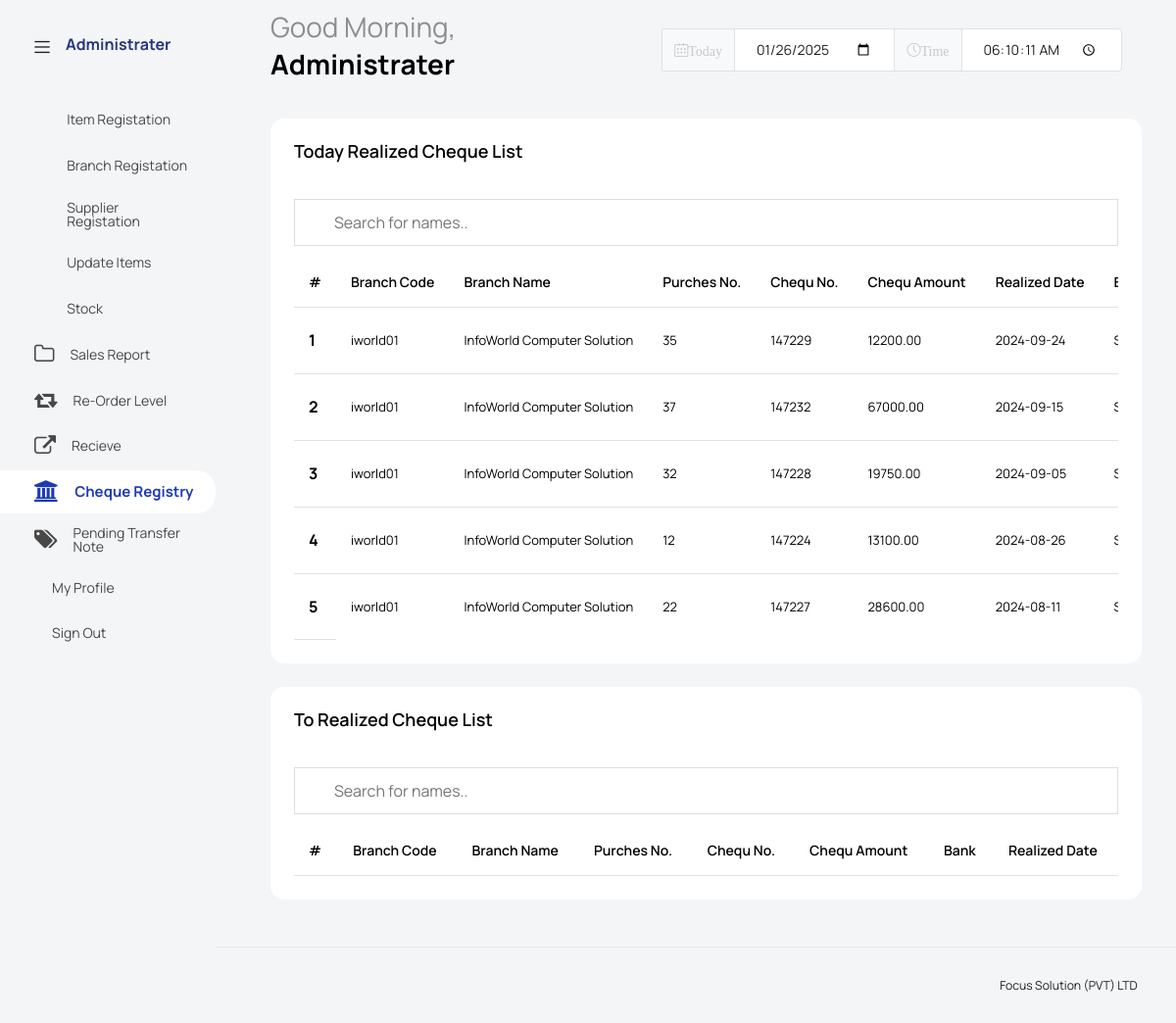
The app's page /dashboard/adminChequeReg.php (signed in) with its own data.
### tables this page shows
CREATE TABLE `payment_method` (
  `id` int(11) NOT NULL,
  `BrachCode` varchar(50) NOT NULL,
  `perchusNo` int(11) NOT NULL,
  `paymentMethod` varchar(10) NOT NULL,
  `paidAmount` double(10,2) NOT NULL,
  `chequeNo` varchar(50) NOT NULL DEFAULT 'N/A',
  `chequeDate` varchar(50) NOT NULL DEFAULT 'N/A',
  `BankName` varchar(100) NOT NULL,
  `Reserve` int(11) NOT NULL
);

CREATE TABLE `branches` (
  `branchCode` varchar(100) NOT NULL,
  `branchName` varchar(100) NOT NULL,
  `BranchAddress` varchar(500) NOT NULL,
  `BranchTel` varchar(30) NOT NULL,
  `purchesNo` int(11) NOT NULL DEFAULT 0,
  `trancferNo` int(11) NOT NULL,
  `billNo` int(11) NOT NULL,
  `returnNo` int(11) NOT NULL
);

### dashboard/adminChequeReg.php (the view, shortened to what this page needs)
<?php
require("db.php");
$lid = $_REQUEST['lid'];
$home = $_REQUEST['home'];
$select_admin = "select * from `user` where `lid`='".$lid."'";
$run_admin = mysqli_query($con,$select_admin);
$row_admin = mysqli_fetch_assoc($run_admin);
$ut = $row_admin['user_type'];
if($ut == 0){
    $ut = "Administrater";
} else if($ut == 1){
    $ut = "Manager";
} else if($ut == 2){
    $ut = "Cashier";
} else if($ut == 3){
    $ut = "Purchasing Officer";
}
?>
<!DOCTYPE html>
<html lang="en">
<head>
    <link rel="stylesheet" href="assets/vendors/feather/feather.css">
    <link rel="stylesheet" href="assets/vendors/mdi/css/materialdesignicons.min.css">
    <link rel="stylesheet" href="assets/vendors/ti-icons/css/themify-icons.css">
    <link rel="stylesheet" href="assets/vendors/font-awesome/css/font-awesome.min.css">
    <link rel="stylesheet" href="assets/vendors/typicons/typicons.css">
    <link rel="stylesheet" href="assets/vendors/simple-line-icons/css/simple-line-icons.css">
    <link rel="stylesheet" href="assets/vendors/css/vendor.bundle.base.css">
    <link rel="stylesheet" href="assets/vendors/bootstrap-datepicker/bootstrap-datepicker.min.css">
    <link rel="stylesheet" href="assets/vendors/datatables.net-bs4/dataTables.bootstrap4.css">
    <link rel="stylesheet" type="text/css" href="assets/js/select.dataTables.min.css">
    <link rel="stylesheet" href="assets/css/style.css">
</head>
<body class="with-welcome-text">
    <div class="container-scroller">
        <nav class="navbar default-layout col-lg-12 col-12 p-0 fixed-top d-flex align-items-top flex-row">
            <div class="text-center navbar-brand-wrapper d-flex align-items-center justify-content-start">
                <div class="me-3">
                    <button class="navbar-toggler navbar-toggler align-self-center" type="button"
                        data-bs-toggle="minimize">
                        <span class="icon-menu"></span>
                    </button>
                </div>
                <div>
                    <a class="navbar-brand brand-logo"
                        href="<?php echo $home; ?>?lid=<?php echo $lid; ?>&home=<?php echo $home; ?>">
                        <h5><b><?php echo $ut; ?></b></h5>
                    </a>
                </div>
            </div>
            <div class="navbar-menu-wrapper d-flex align-items-top">
                <ul class="navbar-nav">
                    <li class="nav-item fw-semibold d-none d-lg-block ms-0">
                        <?php
                            $currentHour = date('H');
                            if ($currentHour >= 6 && $currentHour < 12) {
                                $greeting = "Good Morning";
                            } elseif ($currentHour >= 12 && $currentHour < 18) {
                                $greeting = "Good Afternoon";
                            } else {
                                $greeting = "Good Evening";
                            }
                        ?>
                        <h1 class="welcome-text"><?php echo $greeting; ?>, <span
                                class="text-black fw-bold"><?php echo $ut; ?></span>
                        </h1>
                    </li>
                </ul>
                <ul class="navbar-nav ms-auto">
                    <li class="nav-item d-none d-lg-block">
                        <div id="datetimepicker-popup" class="input-group date datetimepicker navbar-datetime-picker">
                            <div class="input-group-prepend">
                                <span class="icon-calendar input-group-text "> Today</span>
                            </div>
                            <?php
                                $currentDate = date('Y-m-d');
                            ?>
                            <input type="date" class="form-control" value="<?php echo $currentDate; ?>">
                            <div class="input-group-prepend">
                                <span class="icon-clock input-group-text ">Time</span>
                            </div>
                            <?php
                                $currentTime = date('H:i:s');
                            ?>
                            <input type="time" class="form-control" value="<?php echo $currentTime; ?>" id="timeInput">
                        </div>
                    </li>
                </ul>
            </div>
        </nav>
        <div class="container-fluid page-body-wrapper">
            <nav class="sidebar sidebar-offcanvas" id="sidebar">
                <ul class="nav">
                    <li class="nav-item">
                        <a class="nav-link" href="adminIndex.php?lid=<?php echo $lid; ?>&home=<?php echo $home; ?>">
                            <i class="mdi mdi-grid-large menu-icon"></i>
                            <span class="menu-title">Item Registation</span>
                        </a>
                    </li>
                    <li class="nav-item">
                        <a class="nav-link" href="adminBranchReg.php?lid=<?php echo $lid; ?>&home=<?php echo $home; ?>">
                            <i class="mdi mdi-plus-circle menu-icon"></i>
                            <span class="menu-title">Branch Registation</span>
                        </a>
                    </li>
                    <li class="nav-item">
                        <a class="nav-link"
                            href="adminSupplierReg.php?lid=<?php echo $lid; ?>&home=<?php echo $home; ?>">
                            <i class="mdi mdi-account-group menu-icon"></i>
                            <span class="menu-title">Supplier <br> Registation</span>
                        </a>
                    </li>
                    <li class="nav-item">
                        <a class="nav-link"
                            href="adminUpdateItem.php?lid=<?php echo $lid; ?>&home=<?php echo $home; ?>">
                            <i class="mdi mdi-update menu-icon"></i>
                            <span class="menu-title">Update Items</span>
                        </a>
                    </li>
                    <li class="nav-item">
                        <a class="nav-link" href="adminStock.php?lid=<?php echo $lid; ?>&home=<?php echo $home; ?>">
                            <i class="menu-icon mdi mdi-chart-line"></i>
                            <span class="menu-title">Stock</span>
                        </a>
                    </li>
                    <li class="nav-item">
                        <a class="nav-link" href="adminBills.php?lid=<?php echo $lid; ?>&home=<?php echo $home; ?>">
                            <i class="menu-icon fa fa-folder-o"></i>
                            <span class="menu-title">Sales Report</span>
                        </a>
                    </li>
                    <li class="nav-item">
                        <a class="nav-link" href="adminReorder.php?lid=<?php echo $lid; ?>&home=<?php echo $home; ?>">
                            <i class="menu-icon fa fa-retweet"></i>
                            <span class="menu-title">Re-Order Level</span>
                        </a>
                    </li>
                    <li class="nav-item">
                        <a class="nav-link" href="adminRecieve.php?lid=<?php echo $lid; ?>&home=<?php echo $home; ?>">
                            <i class="menu-icon fa fa-external-link"></i>
                            <span class="menu-title">Recieve</span>
                        </a>
                    </li>
                    <li class="nav-item">
                        <a class="nav-link" href="adminChequeReg.php?lid=<?php echo $lid; ?>&home=<?php echo $home; ?>">
                            <i class="menu-icon fa fa-bank"></i>
                            <span class="menu-title">Cheque Registry</span>
                        </a>
                    </li>
                    <li class="nav-item">
                        <a class="nav-link"
                            href="adminPendingTransfer.php?lid=<?php echo $lid; ?>&home=<?php echo $home; ?>">
                            <i class="menu-icon fa fa-tags"></i>
                            <span class="menu-title">Pending Transfer <br>Note</span>
                        </a>
                    </li>
                    <li class="nav-item">
                        <a class="nav-link" href="adminProfile.php?lid=<?php echo $lid; ?>&home=<?php echo $home; ?>">
                            <i class="dropdown-item-icon mdi mdi-account-outline text-primary me-2"></i>
                            <span class="menu-title">My Profile</span>
                        </a>
                    </li>
                    <li class="nav-item">
                        <a class="nav-link" href="../index.html">
                            <i class="dropdown-item-icon mdi mdi-power text-primary me-2"></i>
                            <span class="menu-title">Sign Out</span>
                        </a>
                    </li>
                </ul>
            </nav>
            <div class="main-panel">
                <div class="content-wrapper">
                    <div class="row">
                        <div class="col-lg-12 grid-margin stretch-card">
                            <div class="card">
                                <div class="card-body">
                                    <h4 class="card-title">Today Realized Cheque List</h4>
                                    <?php $today = date("Y-m-d"); ?>
                                    <div class="table-responsive pt-3">
                                        <input type="text" id="myInput" onkeyup="myFunction()"
                                            placeholder="Search for names.." title="Type in a name">
                                        <div style="overflow-y: auto; max-height: 500px;">
                                            <table class="table table-hover" id="myTable">
                                                <thead>
                                                    <tr>
                                                        <th>#</th>
                                                        <th>Branch Code</th>
                                                        <th>Branch Name</th>
                                                        <th>Purches No.</th>
                                                        <th>Chequ No.</th>
                                                        <th>Chequ Amount</th>
                                                        <th>Realized Date</th>
                                                        <th>Bank</th>
                                                    </tr>
                                                </thead>
                                                <tbody>
                                                    <?php
                                                    $count = 1;
                                                    $sel_query12 = "SELECT payment_method.id,payment_method.BrachCode,branches.branchName,payment_method.perchusNo,payment_method.chequeDate,payment_method.paidAmount,payment_method.chequeNo,payment_method.chequeDate,payment_method.BankName FROM payment_method,branches
                                                    where payment_method.BrachCode=branches.branchCode and payment_method.paymentMethod='cq' and payment_method.chequeDate<='".$today."' and payment_method.Reserve=0 ORDER BY payment_method.chequeDate DESC";
                                                    $result12 = mysqli_query($con, $sel_query12);
                                                    while ($row = mysqli_fetch_assoc($result12)) {
                                                ?>
                                                    <tr>
                                                        <th scope="row"><?php echo $count; ?></th>
                                                        <td><?php echo $row["BrachCode"]; ?></td>
                                                        <td><?php echo $row["branchName"]; ?></td>
                                                        <td><?php echo $row["perchusNo"]; ?></td>
                                                        <td><?php echo $row["chequeNo"]; ?></td>
                                                        <td><?php echo $row["paidAmount"]; ?></td>
                                                        <td><?php echo $row["chequeDate"]; ?></td>
                                                        <td><?php echo strtoupper($row["BankName"]); ?></td>
                                                    </tr>
                                                    <?php $count++; } ?>
                                                </tbody>
                                            </table>
                                        </div>
                                    </div>
                                </div>
                            </div>
                        </div>
                        <div class="col-lg-12 grid-margin stretch-card">
                            <div class="card">
                                <div class="card-body">
                                    <h4 class="card-title">To Realized Cheque List</h4>
                                    <div class="table-responsive pt-3">
                                        <input type="text" id="myInput" onkeyup="myFunction()"
                                            placeholder="Search for names.." title="Type in a name">
                                        <div style="overflow-y: auto; max-height: 500px;">
                                            <table class="table table-hover" id="myTable">
                                                <thead>
                                                    <tr>
                                                        <th>#</th>
                                                        <th>Branch Code</th>
                                                        <th>Branch Name</th>
                                                        <th>Purches No.</th>
                                                        <th>Chequ No.</th>
                                                        <th>Chequ Amount</th>
                                                        <th>Bank</th>
                                                        <th>Realized Date</th>
                                                    </tr>
                                                </thead>
                                            </table>
                                        </div>
                                    </div>
                                </div>
                            </div>
                        </div>
                    </div>
                </div>
                <footer class="footer">
                    <div class="d-sm-flex justify-content-center justify-content-sm-between">
                        <span class="float-none float-sm-end d-block mt-1 mt-sm-0 text-center">Focus Solution (PVT)
                            LTD</span>
                    </div>
                </footer>
            </div>
        </div>
    </div>
</body>
</html>

### dashboard/adminChequeReg.php (style rules this page uses)
#myInput { background-image: url('/css/searchicon.png'); background-position: 10px 10px; background-repeat: no-repeat; width: 100%; font-size: 16px; padding: 12px 20px 12px 40px; border: 1px solid #ddd; margin-bottom: 12px; }

### records on screen
payment_method: BrachCode "iworld01", branches.branchName "InfoWorld Computer Solution", perchusNo "35", chequeNo "147229", paidAmount "12200.00", chequeDate "2024-09-24"
payment_method: BrachCode "iworld01", branches.branchName "InfoWorld Computer Solution", perchusNo "37", chequeNo "147232", paidAmount "67000.00", chequeDate "2024-09-15"
payment_method: BrachCode "iworld01", branches.branchName "InfoWorld Computer Solution", perchusNo "32", chequeNo "147228", paidAmount "19750.00", chequeDate "2024-09-05"
payment_method: BrachCode "iworld01", branches.branchName "InfoWorld Computer Solution", perchusNo "12", chequeNo "147224", paidAmount "13100.00", chequeDate "2024-08-26"
payment_method: BrachCode "iworld01", branches.branchName "InfoWorld Computer Solution", perchusNo "22", chequeNo "147227", paidAmount "28600.00", chequeDate "2024-08-11"

### other values on screen
$ut "Administrater"
$greeting "Good Morning"
